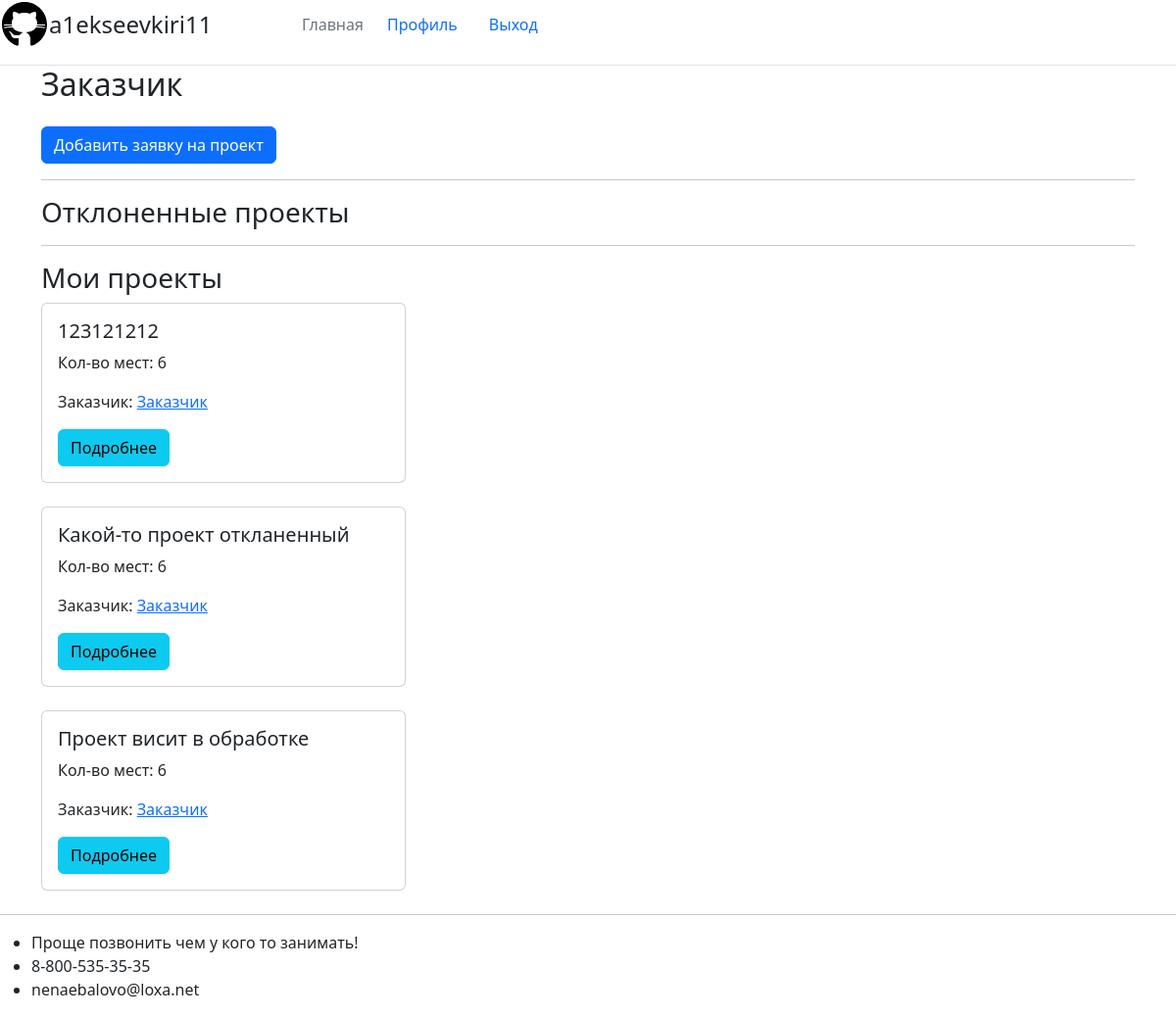
The page /account/profileCustomer/ (signed in) on the database its author committed.
### showcase_projects/models.py (models this page shows, shortened)
class ModelWithStatus(models.Model):
    class Meta:
        abstract = True
    STATUS_CHOICES = [
        ('accepted', 'Принят'),
        ('processing', 'В обработке'),
        ('rejected', 'Отклонен'),
    ]
    status = models.CharField(max_length=20, choices=STATUS_CHOICES, default='processing')

class Project(ModelWithStatus):
    class Meta:
        permissions = [
            ("change_status_project", "Can change status project"),
        ]
    title = models.CharField(max_length=100)
    place = models.IntegerField(default=6)
    customer = models.ForeignKey(Profile, on_delete=models.CASCADE, related_name='customer')
    lecturer = models.ForeignKey(Profile, on_delete=models.CASCADE, default=None, null=True, blank=True, related_name='lecturer')

### registration/models.py (models this page shows, shortened)
class Profile(models.Model):
    user = models.OneToOneField(
        User, on_delete=models.CASCADE,
    )

### registration/views.py (the view, shortened to what this page needs)
# urls.py: path('profileCustomer/', registration_views.CustomerProfile.as_view(), name='profileCustomer'),
class CustomerProfile(ListView, UserPassesTestMixin):
    model = Project
    template_name = 'registration/profileCustomer.html'
    context_object_name = 'projects'
    def get_context_data(self, **kwargs):
        context = super().get_context_data(**kwargs)
        context['showButtonCreateProject'] = canAddProject(self.request.user)
        return context
    def get_queryset(self):
        user = get_object_or_404(Profile, user__username=self.request.user.username)
        return Project.objects.filter(customer=user)

### showcase_projects/pernission.py (called while the page is built)
def canAddProject(user):
    return user.has_perm('showcase_projects.add_project')

### registration/templates/registration/profileCustomer.html (shortened to what this page needs)
{% extends "showcase_projects/base.html" %}
{% block content %}
<h2 class="account-heading">{{ user.username }}</h2>
{% if showButtonCreateProject %}
    <a href="{% url 'project-create' %}" class="btn btn-primary mt-3">Добавить заявку на проект</a>
{% endif %}
{% if projects %}
    <hr>
    <h3>Отклоненные проекты</h3>
    <hr>
    <h3>Мои проекты</h3>
    {% for project in projects %}
        {% include "showcase_projects/project_card.html" %}
    {% endfor %}
{% endif %}
{% endblock content %}

### showcase_projects/templates/showcase_projects/project_card.html
<div class="col-md-4 mb-4">
    <div class="card">
        <div class="card-body">
            <h5 class="card-title">{{ project.title }}</h5>
            <p class="card-text">Кол-во мест: {{ project.place }}</p>
            <p class="card-text">Заказчик:
                <a href="{% url 'project-user' project.customer.user.username %}" class="card-text">{{ project.customer.user.username }}</a>
            </p>
            <a href="{% url 'project-detail' project.id %}" class="btn btn-info">Подробнее</a>
        </div>
    </div>
</div>

### rows shown on the page
Project: title "123121212", place "6", customer.user.username "Заказчик"
Project: title "Какой-то проект откланенный", place "6", customer.user.username "Заказчик"
Project: title "Проект висит в обработке", place "6", customer.user.username "Заказчик"

### other values the page prints
{{ user.username }} "Заказчик"
